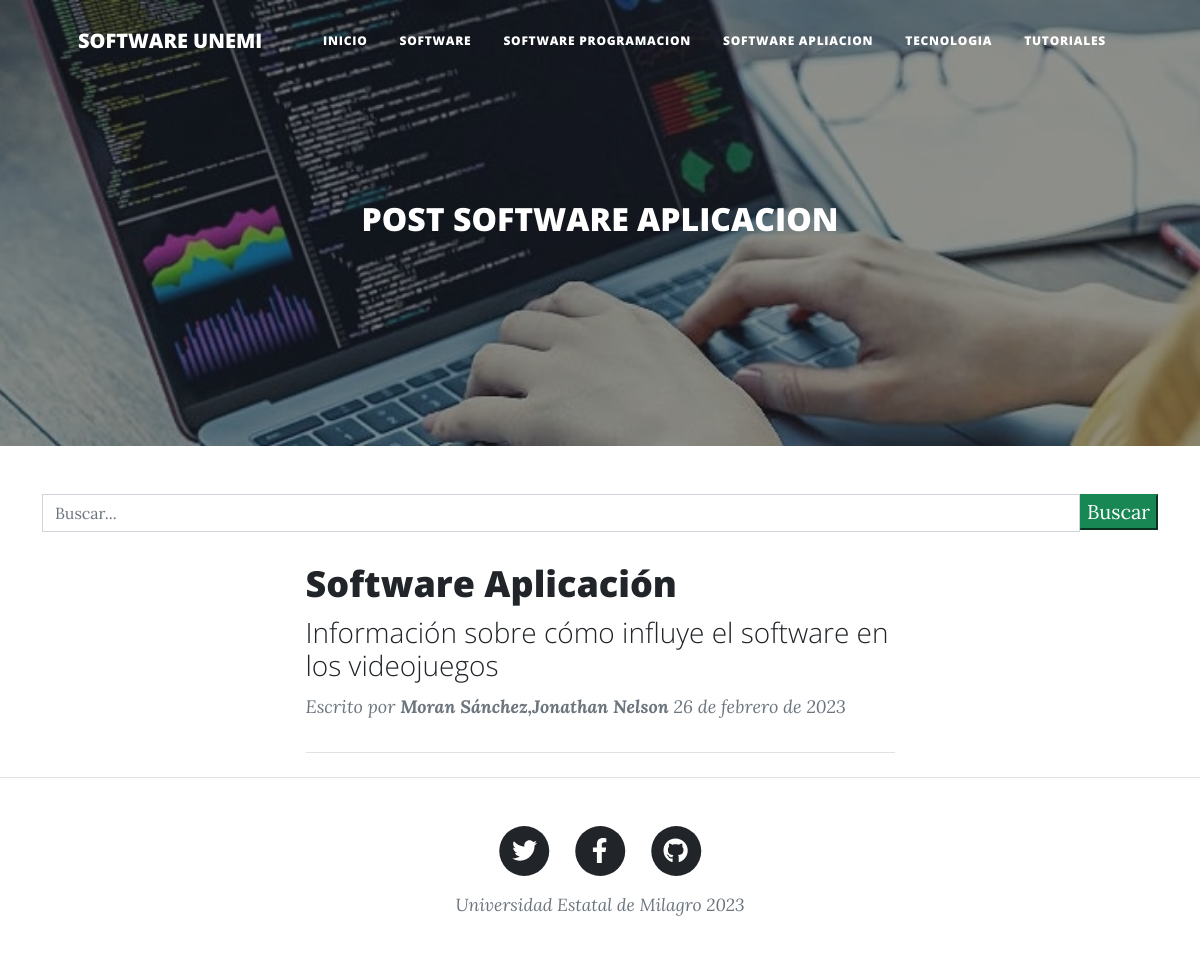
Page /videojuegos/ on the committed database.
### blog/models.py (models this page shows, shortened)
class Post(models.Model):
    id = models.AutoField(primary_key=True)
    titulo = models.CharField('Titulo', max_length=90, null=False, blank=False)
    slug = models.CharField('Slug', max_length=100, null=False, blank=False)
    descripcion = models.CharField('Descripcion', max_length=110, null=False, blank=False)
    contenido = RichTextField('Contenido')
    imagen = models.URLField(max_length=255, null=False, blank=False)
    autor = models.ForeignKey(Autor, on_delete=models.CASCADE)
    categoria = models.ForeignKey(Categoria, on_delete=models.CASCADE)
    estado = models.BooleanField('Publicado/No Publicado', default=True)
    fecha_creacion = models.DateField('Fecha de Creacion', auto_now=False, auto_now_add=True)
    class Meta:
        verbose_name = 'Post'
        verbose_name_plural = 'Posts'

class Autor(models.Model):
    id = models.AutoField(primary_key=True)
    nombres = models.CharField('Nombre de Autor', max_length=255, null=False, blank=False)
    apellidos = models.CharField('Apellidos de Autor', max_length=255, null=False, blank=False)
    facebook = models.URLField('Facebook', null=True, blank=True)
    twitter = models.URLField('Twitter', null=True, blank=True)
    instagram = models.URLField('Instagram', null=True, blank=True)
    web = models.URLField('Instagram', null=True, blank=True)
    correo = models.EmailField('Correo Electronico', blank=False, null=False)
    estado = models.BooleanField('Autor Activo/No Activo', default=True)
    fecha_creacion = models.DateField('Fecha de Creacion', auto_now=False, auto_now_add=True)
    class Meta:
        verbose_name = 'Autor'
        verbose_name_plural = 'Autores'
    def __str__(self):
        return "{0},{1}".format(self.apellidos, self.nombres)

### blog/views.py (the view, shortened to what this page needs)
# urls.py: path('videojuegos/',videojuegos, name = 'videojuegos'),
def videojuegos(request):
    queryset = request.GET.get("buscar")
    posts = Post.objects.filter(
        estado=True,
        categoria=Categoria.objects.get(nombre__iexact='Software games')
    )
    return render(request,'videojuegos.html',{'posts':posts})

### templates/videojuegos.html (shortened to what this page needs)
{% extends 'index.html' %}
{% load static %}
{% block imagen %}
    {% static 'assets/img/Aplicacion.webp' %}
{% endblock imagen %}
{% block titulo_principal %}
    POST SOFTWARE APLICACION
{% endblock titulo_principal %}

### templates/index.html (shortened to what this page needs)
{% load static %}
<!DOCTYPE html>
<html lang="es">
    <head>
        <link href="{% static 'css/styles.css' %}" rel="stylesheet" />
    </head>
    <body>
        <nav class="navbar navbar-expand-lg navbar-light" id="mainNav">
            <div class="container px-4 px-lg-5">
                <a class="navbar-brand" href="{% url 'blog:index' %}">SOFTWARE UNEMI</a>
                <div class="collapse navbar-collapse" id="navbarResponsive">
                    <ul class="navbar-nav ms-auto py-4 py-lg-0">
                        <li class="nav-item"><a class="nav-link px-lg-3 py-3 py-lg-4" href="{% url 'blog:index' %}">Inicio</a></li>
                        <li class="nav-item"><a class="nav-link px-lg-3 py-3 py-lg-4" href="{% url 'blog:generales' %}">Software</a></li>
                        <li class="nav-item"><a class="nav-link px-lg-3 py-3 py-lg-4" href="{% url 'blog:programacion' %}">Software programacion</a></li>
                        <li class="nav-item"><a class="nav-link px-lg-3 py-3 py-lg-4" href="{% url 'blog:videojuegos' %}">Software apliacion</a></li>
                        <li class="nav-item"><a class="nav-link px-lg-3 py-3 py-lg-4" href="{% url 'blog:tecnologia' %}">Tecnologia</a></li>
                        <li class="nav-item"><a class="nav-link px-lg-3 py-3 py-lg-4" href="{% url 'blog:tutoriales' %}">Tutoriales</a></li>
                    </ul>
                </div>
            </div>
        </nav>
        <header class="masthead" style="background-image: url({% block imagen %}{% static 'assets/img/blog.jpeg' %}{% endblock imagen %})">
            <div class="container position-relative px-4 px-lg-5">
                <div class="row gx-4 gx-lg-5 justify-content-center">
                    <div class="col-md-10 col-lg-8 col-xl-7">
                        <div class="site-heading">
                            <h2>{% block titulo_principal %}BLOG SOFTWARE{% endblock titulo_principal %}</h2>
                        </div>
                    </div>
                </div>
            </div>
        </header>
 {% block barra_busqueda %}
 <div class="container">
     <div class="row">
         <div class="col-md-12 search">
             <form method="get">
                 <div id="custom-search-imput">
                     <div class="input-group col-md-12">
                         <input type="text" class="form-control" placeholder="Buscar..." name="buscar" value = "{{  request.GET.buscar }}">
                         <span class="input-group-list">
                             <button type="submit" class="boton btn-success">Buscar</button>
                         </span>
                     </div>
                 </div>
             </form>
         </div>
     </div>
 </div>
  {% endblock barra_busqueda %}
        <div class="container px-4 px-lg-5">
            <div class="row gx-4 gx-lg-5 justify-content-center">
                <div class="col-md-10 col-lg-8 col-xl-7">
                {% block contenido %}
                    {% if posts %}
                        {% for post in posts %}
                            <div class="post-preview">
                                <a href="{% url 'blog:detalle_post' post.slug %}">
                                    <h2 class="post-title">
                                        {{ post.titulo }}
                                    </h2>
                                    <h3 class="post-subtitle">
                                        {{ post.descripcion }}
                                    </h3>
                                </a>
                                <p class="post-meta">
                                    Escrito por
                                    <strong>{{ post.autor}}</strong>
                                    {{ post.fecha_creacion}}
                                </p>
                            </div>
                            <hr class="my-4" />
                        {% endfor %}
                    {% else %}
                        <h1>No existen post registrados!</h1>
                    {% endif %}
                {% endblock contenido %}
                </div>
            </div>
        </div>
        <footer class="border-top">
            <div class="container px-4 px-lg-5">
                <div class="row gx-4 gx-lg-5 justify-content-center">
                    <div class="col-md-10 col-lg-8 col-xl-7">
                        <ul class="list-inline text-center">
                            <li class="list-inline-item">
                                <a href="#!">
                                    <span class="fa-stack fa-lg">
                                        <i class="fas fa-circle fa-stack-2x"></i>
                                        <i class="fab fa-twitter fa-stack-1x fa-inverse"></i>
                                    </span>
                                </a>
                            </li>
                            <li class="list-inline-item">
                                <a href="#!">
                                    <span class="fa-stack fa-lg">
                                        <i class="fas fa-circle fa-stack-2x"></i>
                                        <i class="fab fa-facebook-f fa-stack-1x fa-inverse"></i>
                                    </span>
                                </a>
                            </li>
                            <li class="list-inline-item">
                                <a href="#!">
                                    <span class="fa-stack fa-lg">
                                        <i class="fas fa-circle fa-stack-2x"></i>
                                        <i class="fab fa-github fa-stack-1x fa-inverse"></i>
                                    </span>
                                </a>
                            </li>
                        </ul>
                        <div class="small text-center text-muted fst-italic">Universidad Estatal de Milagro 2023</div>
                    </div>
                </div>
            </div>
        </footer>
    </body>
</html>

### rows in the picture
Post: titulo "Software Aplicación", descripcion "Información sobre cómo influye el software en los videojuegos", autor "Moran Sánchez,Jonathan Nelson", fecha_creacion "26 de febrero de 2023"
